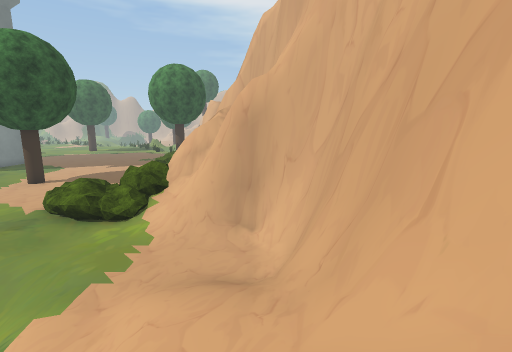
view 1 (above)

24 first-person views from a walk through a Unity game level. The camera is 1.3 m above the floor, tilts 10° down and sees 85° across. The floor is counted in squares, 1 m on a side. Each view is taken from the middle of a square. On the plan, view 1 faces up. The plan holds only what a view shows up to about 13 squares ahead; the rest is blank. The place goes on beyond the plan. Some trees and plants on the terrain are drawn as simple stand-ins. The player is left out. Some surface patterns are stand-ins.

view 2
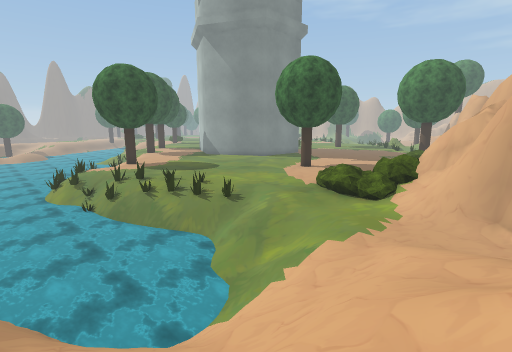

view 3
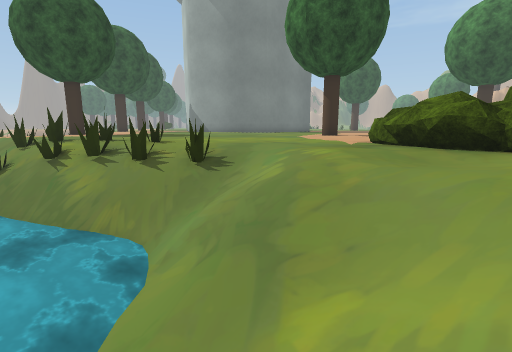

view 4
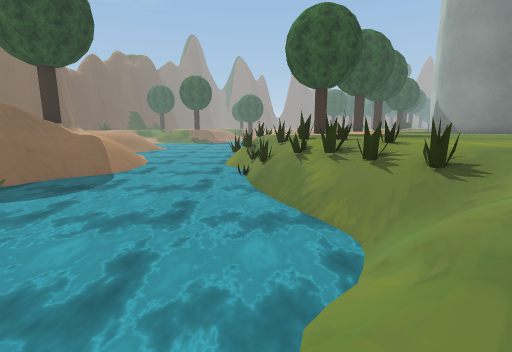

view 5
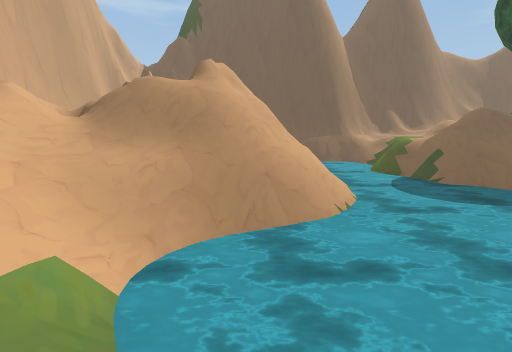

view 6
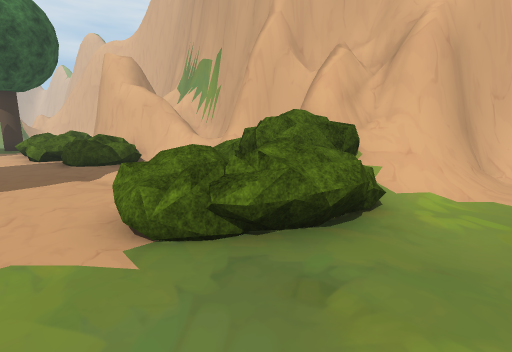

view 7
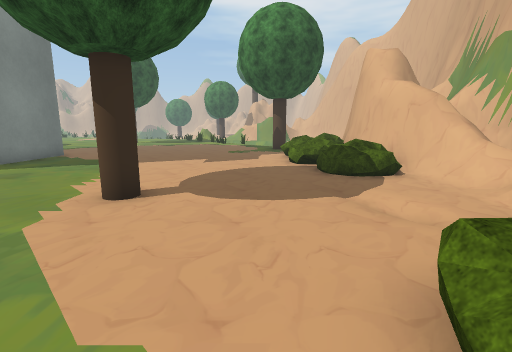

view 8
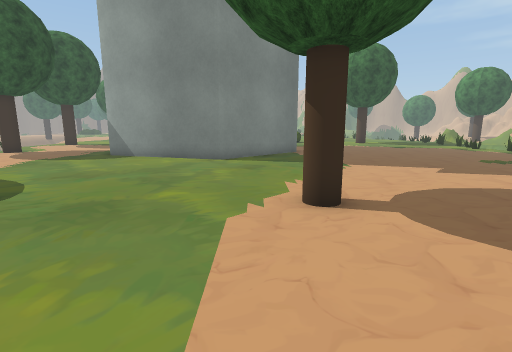

view 9
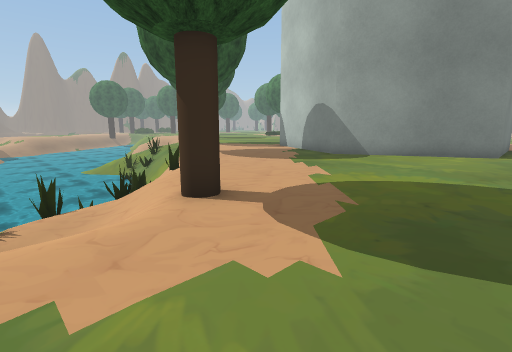

view 10
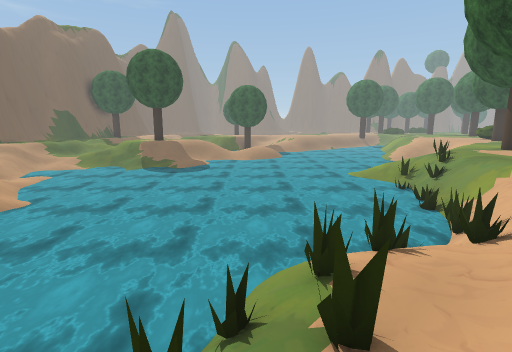

view 11
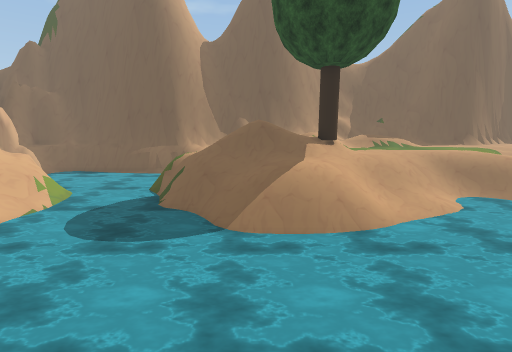

view 12
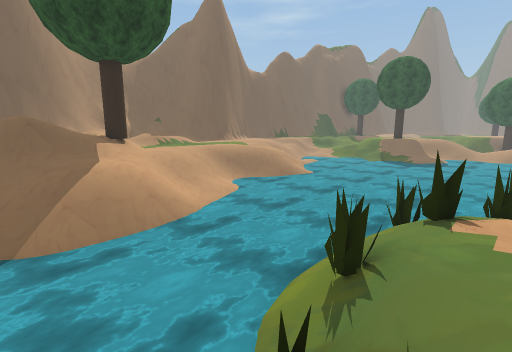

view 13
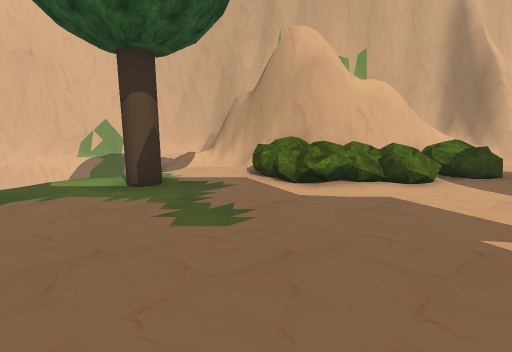

view 14
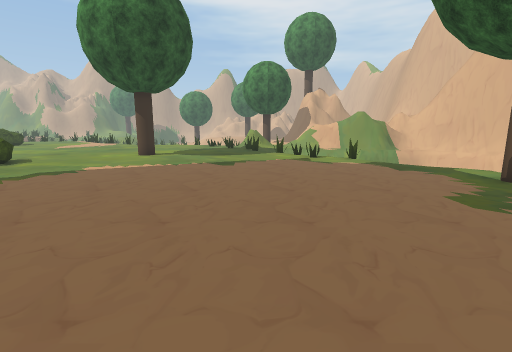

view 15
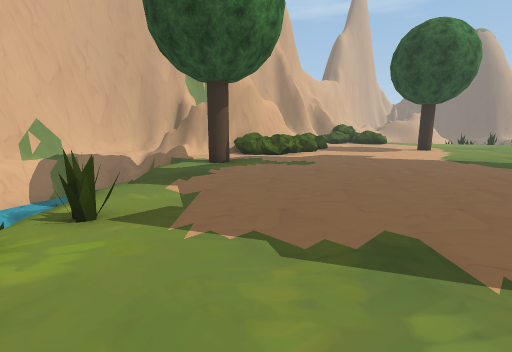

view 16
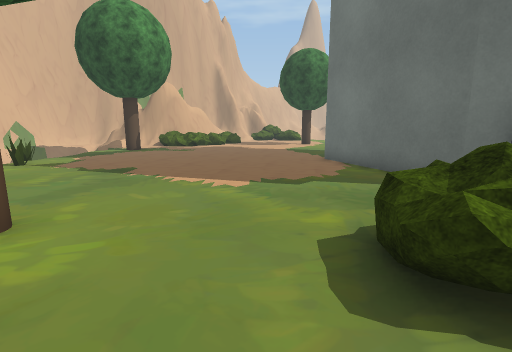

view 17
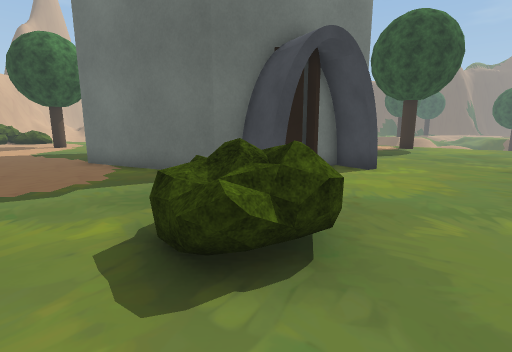

view 18
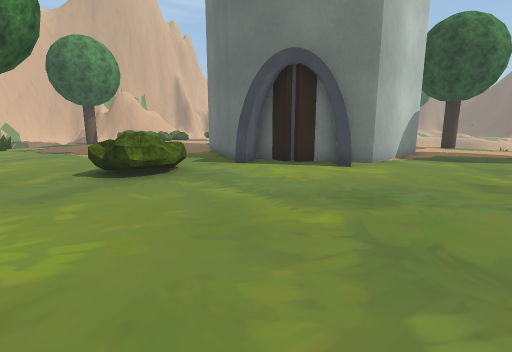

view 19
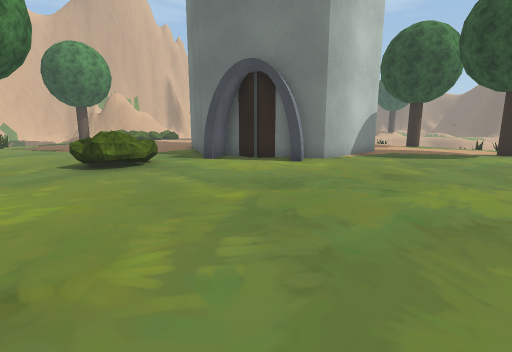

view 20
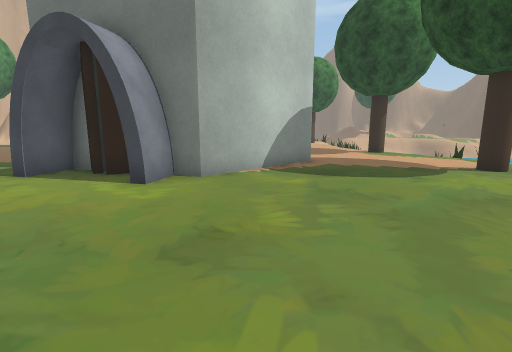

view 21
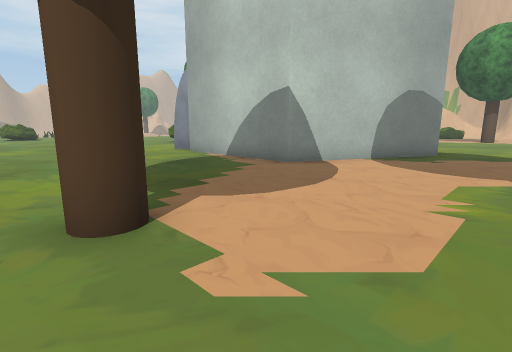

view 22
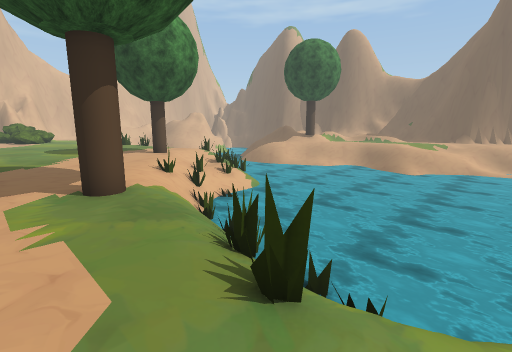

view 23
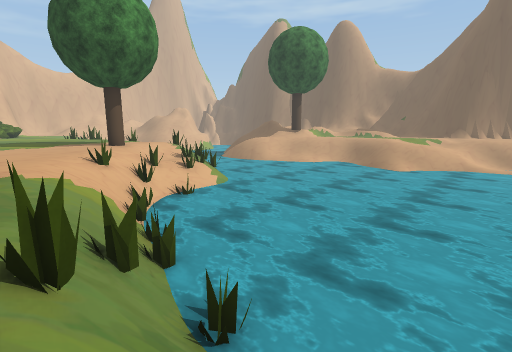

view 24
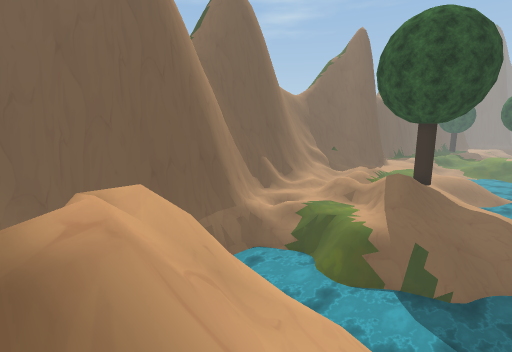

### Floor plan
Key: @ floor where view 1 was taken; # wall or solid block; x gap in a wall; . main floor; : floor 0.25 m higher than the main floor; - floor 0.25 m lower than the main floor; _ floor 0.5 m lower than the main floor; + floor 0.75 m higher than the main floor; * floor 1 m higher than the main floor; < floor 1.25 m lower than the main floor; % floor 1.5 m higher than the main floor; & floor 2.75 m higher than the main floor; / step, stairs or slope; = window, fence, low wall or low ledge; ~ water the walk can cross; ≈ water the walk keeps out of; v drop or lower ground; T tree; B bush; O other object.
Columns run from 33 left of view 1 to 3 right of it. Each row starts with its distance up from view 1.
 31 . .............T.......v    ≈≈≈v##
 30  .......................v    ≈≈≈##
 29 ..........B............../    ≈≈v##
 28 .........BBB.............//     v##
 27 .........BBB...............≈   ≈v
 26 ..........B.................  vv
 25 ..........................TT...
 24 .........##...............T...#==
 23 .........####.................###
 22 ......####  ###.............B##
 21 ......##      ###..........OBB#
 20 ......#         #..........BB##
 19 ......#         #.........BB ##
 18 ......#         #.........// ##
 17 ......#         #..........BB##
 16 ......##       ##..........B =#
 15 .......###   ###.............==
 14 .T.......#####................##
 13 ......................TT......=#
 12 /............................/##
 11 /.....T......................B+#
 10 /////.T...................B+xB=##
  9 //#/////..................B   =##
  8 /~~~~≈////.................B*+/=#
  7 ~~~~~~~~=//.................../####
  6 ~~~~~≈≈≈≈=//.T...........//....:..#
  5 ~~~~≈≈≈≈≈////T....  ...///////....#
  4 ~~≈≈≈≈≈≈≈<////......./#v//////////#
  3 ~≈≈≈≈≈≈≈≈~//#/..////// ≈~~~///////#
  2 ≈≈≈≈≈≈≈≈≈~/////#vv//≈≈≈≈≈≈~~~/////#
  1 ≈≈≈≈≈≈≈≈≈≈≈~<//v≈≈≈≈≈≈≈≈≈≈≈≈≈/////#
  0 ≈≈≈≈≈≈≈≈≈≈≈≈≈≈≈≈≈≈≈≈≈≈≈≈≈≈≈≈~////@
 -1 ≈≈≈≈≈≈≈≈≈≈≈≈≈≈≈≈≈≈≈≈≈≈≈≈≈≈≈≈≈=///
 -2 ≈≈≈≈≈≈≈≈≈≈≈≈≈≈≈≈≈≈≈≈≈≈≈≈≈≈≈v//////
 -3 ≈≈≈≈≈≈≈≈≈≈≈≈≈≈≈≈≈≈≈≈≈≈≈≈≈/////////
 -4  ~~~~≈≈≈≈≈≈≈≈~////~≈≈≈≈≈~/////////
 -5  ≈≈≈~~≈≈≈≈≈~///////~≈≈≈≈//##/// %v
 -6  ≈≈≈~// ≈~~/////////≈≈≈≈≈#=#xx      #
 -7  ≈≈~// //~//////////v≈≈≈≈#==&v      #
 -8  ~~/   ///////T//==/ ≈≈≈≈v.v        #
 -9        .//////T  ///.v≈≈≈≈≈v        #
-10        ......    /..v≈≈≈≈≈          #
-11                  //.v≈≈≈
-12                   .._≈≈≈
-13                     -vvvv
-14                     =#####
-15                     ##   #####

Where each view was taken, in squares from view 1:
view 1: 0 up, 0 right, facing up
view 2: 2 down, 0 right, facing up-left
view 3: 2 up, 4 left, facing up-left
view 4: 2 up, 4 left, facing left
view 5: 4 up, 6 left, facing down
view 6: 6 up, 8 left, facing up-right
view 7: 8 up, 8 left, facing up
view 8: 9 up, 8 left, facing up-left
view 9: 3 up, 16 left, facing up-left
view 10: 2 up, 19 left, facing left
view 11: 3 up, 16 left, facing down
view 12: 3 up, 15 left, facing down-left
view 13: 22 up, 13 left, facing right
view 14: 18 up, 13 left, facing up
view 15: 31 up, 15 left, facing down-right
view 16: 31 up, 23 left, facing down-right
view 17: 31 up, 23 left, facing down
view 18: 31 up, 31 left, facing down-right
view 19: 31 up, 33 left, facing down-right
view 20: 25 up, 33 left, facing down-right
view 21: 11 up, 33 left, facing up-right
view 22: 12 up, 33 left, facing down-right
view 23: 10 up, 33 left, facing down-right
view 24: 5 down, 4 left, facing down-left
